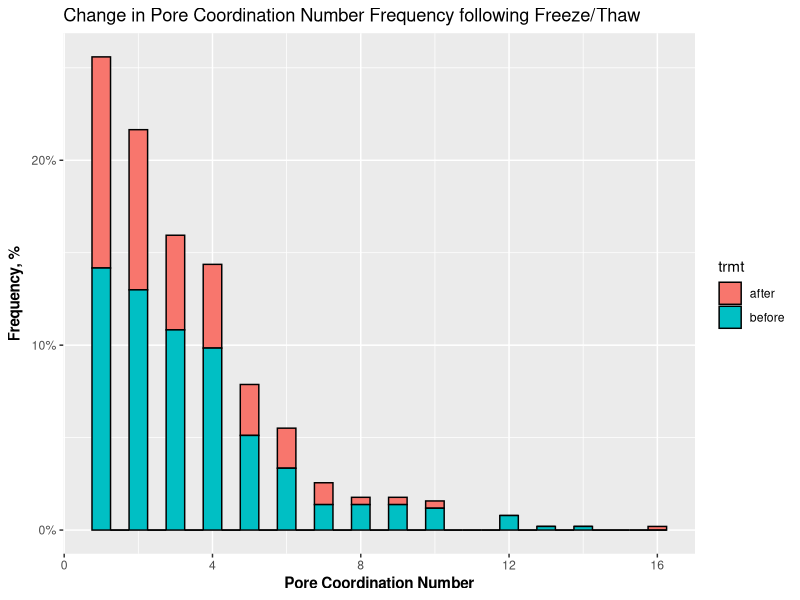

The R script that drew this image: (Note: this script raises an error after producing the figure.)
# Erin Rooney
# Aug 3 2020

# load data---------------------------------------------------------------------
coornum_dat = read.csv("processed/coordination_number_aug32020.csv") 

# set data frames---------------------------------------------------------------
tool = coornum_dat[coornum_dat$site=="tool",]
low = coornum_dat[coornum_dat$water=="low",]
high = coornum_dat[coornum_dat$water=="high",]

# aov---------------------------------------------------------------------------

coornum_aov1 = aov(data = tool, co_num ~ trmt)
summary(coornum_aov1)

coornum_aov2 = aov(data = tool, co_num ~ sample)
summary(coornum_aov2)

coornum_aov3 = aov(data = tool, co_num ~ sample*trmt)
summary(coornum_aov3)

coornum_aov1 = aov(data = tool, co_num ~ trmt*water)
summary(coornum_aov1)

coornum_aov2 = aov(data = tool, co_num ~ sample*water)
summary(coornum_aov2)

coornum_aov3 = aov(data = tool, co_num ~ water)
summary(coornum_aov3)

#ggplots-----------------------------------------------------------------------

library(ggplot2)

p <- ggplot(tool, aes(x=co_num, fill=trmt)) + 
  geom_histogram(aes(y = stat(count) / sum (count)), color = "black", binwidth=0.5) +
  scale_y_continuous(labels = scales::percent) +
  labs (title = "Change in Pore Coordination Number Frequency following Freeze/Thaw",
        #caption = "Caption",
       # tag = "Figure X",
        x = expression (bold ("Pore Coordination Number")),
        y = expression (bold ("Frequency, %")))


p + theme_er() +
  scale_fill_manual(values=c("Black", "White")) +
  annotate("text", x = 12, y = 0.18, label = "P value < 0.05") +
  guides(fill = guide_legend(reverse = TRUE, title = NULL)) 


p<-ggplot(tool, aes(x=co_num, color=trmt, fill=trmt)) + 
  geom_boxplot(aes(y = stat(count) / sum (count))) +
  scale_y_continuous(labels = scales::percent) +
  labs (title = "Impact of Freeze/Thaw Cycles on Pore Connectivity",
        caption = "Pore Coordination Number",
        tag = "Figure 8",
        x = expression (bold ("pore coordination number")),
        y = expression (bold ("frequency, %")))

p



p<-ggplot(low, aes(x=co_num, fill=trmt)) + 
  geom_histogram(aes(y = stat(count) / sum (count)), binwidth=0.5) +
  scale_y_continuous(labels = scales::percent) +
  labs (title = "Impact of Freeze/Thaw Cycles and Water Content on Pore Connectivity",
        subtitle = "Low Water Content, 12-16%",
        caption = "Pore Coordination Number",
        tag = "Figure X",
        x = expression (bold ("pore coordination number")),
        y = expression (bold ("frequency, %")))

p + scale_fill_manual(values=c("#00FFFF", "#996633"))


p<-ggplot(high, aes(x=co_num, fill=trmt)) + 
  geom_histogram(aes(y = stat(count) / sum (count)), binwidth=0.5) +
  scale_y_continuous(labels = scales::percent) +
  labs (title = "Impact of Freeze/Thaw Cycles and Water Content on Pore Connectivity",
        subtitle = "High Water Content, 28%",
        caption = "Pore Coordination Number",
        tag = "Figure X",
        x = expression (bold ("pore coordination number")),
        y = expression (bold ("frequency, %")))

p + scale_fill_manual(values=c("#00FFFF", "#996633"))



###

p<-ggplot(tool, aes(x=co_num, fill=water)) + 
  geom_histogram(aes(y = stat(count) / sum (count)), binwidth=0.5) +
  scale_y_continuous(labels = scales::percent) +
  labs (title = "Impact of Freeze/Thaw Cycles on Pore Connectivity",
        caption = "Pore Coordination Number",
        tag = "Figure 8",
        x = expression (bold ("pore coordination number")),
        y = expression (bold ("frequency, %")))

p + scale_fill_manual(values=c("#56B4E9", "#E69F00"))


###

before = coornum_dat[coornum_dat$trmt=="before",]
after = coornum_dat[coornum_dat$trmt=="after",]

p<-ggplot(before, aes(x=co_num, fill=water)) + 
  geom_histogram(aes(y = stat(count) / sum (count)), binwidth=0.5) +
  scale_y_continuous(labels = scales::percent) +
  labs (title = "Impact of Freeze/Thaw Cycles and Water Content on Pore Connectivity",
        subtitle = "Before Freeze/Thaw",
        caption = "Pore Coordination Number",
        tag = "Figure X",
        x = expression (bold ("pore coordination number")),
        y = expression (bold ("frequency, %")))

p + scale_fill_manual(values=c("#56B4E9", "#E69F00"))



p<-ggplot(after, aes(x=co_num, fill=water)) + 
  geom_histogram(aes(y = stat(count) / sum (count)), binwidth=0.5) +
  scale_y_continuous(labels = scales::percent) +
  labs (title = "Impact of Freeze/Thaw Cycles and Water Content on Pore Connectivity",
        subtitle = "After Freeze/Thaw",
        caption = "Pore Coordination Number",
        tag = "Figure X",
        x = expression (bold ("pore coordination number")),
        y = expression (bold ("frequency, %")))

p + scale_fill_manual(values=c("#56B4E9", "#E69F00"))

